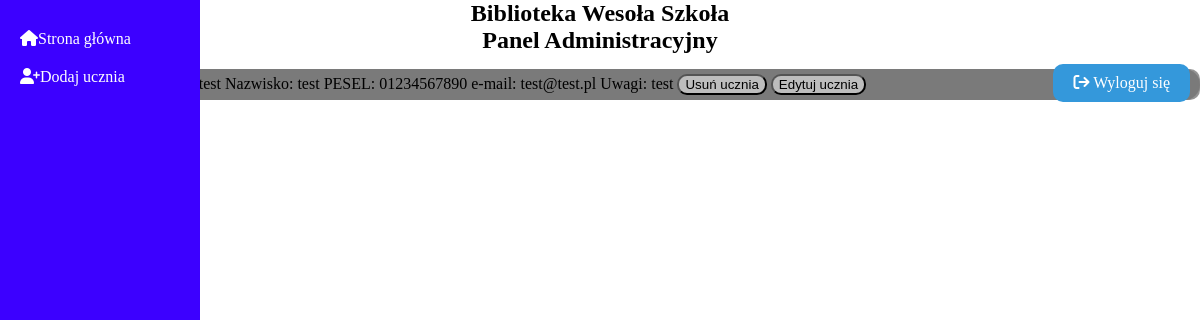
Screenshot of /BO/student_list.php with the database file from the repository.
### tables this page shows
CREATE TABLE `uczen` (
  `id_ucznia` int(11) NOT NULL,
  `imie` varchar(50) NOT NULL,
  `nazwisko` varchar(50) NOT NULL,
  `PESEL` varchar(11) NOT NULL,
  `email` varchar(255) NOT NULL,
  `comments` longtext NOT NULL
);

### DB/db_connection.php (called while the page is built, shortened)
<?php
class db_connection{
    var $host = "localhost";
    var $dbname = "wiai";
    var $username = "root";
    var $password = "";
    public function databaseConnect(){
        $con = mysqli_connect($this->host, $this->username, $this->password, $this->dbname);
        if(!$con){
            die("Connection failed: " . mysqli_connect_error());
        }
        else{
            $this->connect = $con;
        }
    }
}
?>

### DB/db_student.php (called while the page is built, shortened)
<?php
include('db_connection.php');
class db_student extends db_connection{
    function selectUczen(){
        $query = 'SELECT * FROM `uczen` WHERE 1';
        $data = mysqli_query($this->connect, $query);
        if (mysqli_num_rows($data) > 0){
		return $data;
        }
    }
}
?>

### BO/student_list.php (the view, shortened to what this page needs)
<?php
include('./head_admin.php');
?>
    <div class="panel_lewy">
    <a class="przycisk" href="./admin_panel.php"><i class="fa-solid fa-house" style="color: #fff;"></i>Strona główna</a>
    <a class="przycisk" href="./student_add.php"><i class="fa-solid fa-user-plus" style="color: #fff;"></i>Dodaj ucznia</a>
    </div>
    <?php
    include('../DB/db_student.php');
    $baza = new db_student();
    $baza->databaseConnect();
    $data = $baza->selectUczen();
    if (!empty($data)){
    ?>
    <div class="wpisy">
        <?php
            while($row = mysqli_fetch_assoc($data))
            {
                echo "<div id='wpis' class='artykul'>Imię: ".$row['imie']." Nazwisko: ".$row['nazwisko']." PESEL: ".$row['PESEL']." e-mail: ".$row['email']." Uwagi: ".$row['comments']."
                <button class='delete'><a href=lista_uczniowie.php?del=True&id=".$row['id_ucznia'].">
                Usuń ucznia
                </a></button>
                <button class='delete'><a href=student_edit.php?id=".$row['id_ucznia'].">
                Edytuj ucznia
                </a></button>
                </div>";
            }
            } else {
                echo "Brak uczniów";
            }
        ?>
    </div>
</body>
</html>

### BO/admin_panel.css (style rules this page uses)
body { background-color: #ffffff; color: #000000; height: 100vh; margin: 0; padding: 0; }
.wpisy { margin-left: 13vw; background-color: rgba(42, 43, 42, 0.5); border-radius: 10px; }
.artykul a { text-decoration: none; color: aqua; }
.artykul { padding: 5px; background-color: rgba(98, 99, 98, 0.5); border-radius: 20px; margin-top: 15px; }
.delete { border-radius: 10px; background-color: rgba(255, 255, 255, 0.5); }
.delete a { text-decoration: none; color: #000; }
.panel_lewy { position: absolute; top: 0; left: 0; width: 200px; height: 100vh; background-color: #3c00ff; padding: 20px; box-sizing: border-box; }
.panel_lewy .przycisk { display: block; text-decoration: none; color: #ffffff; padding: 10px 0; }
.panel_lewy a { display: block; text-decoration: none; color: #333; padding: 10px 0; }

### rows the page displays
uczen: imie "test", nazwisko "test", PESEL "01234567890", email "test@test.pl", comments "test"
